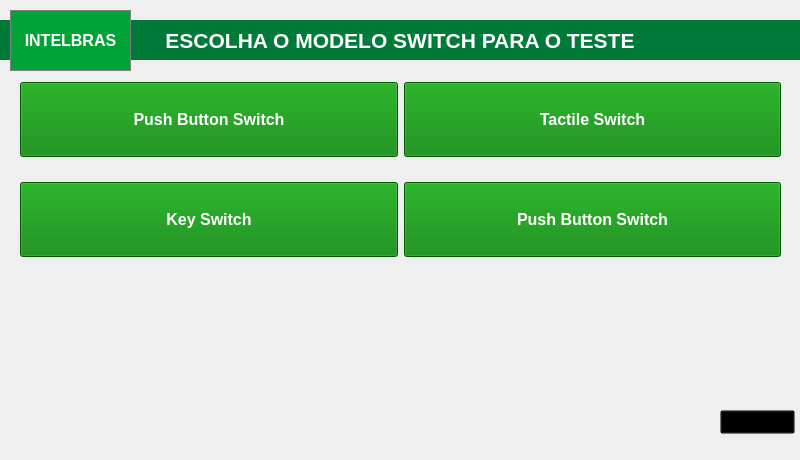
<?xml version="1.0" encoding="UTF-8"?>
<ui version="4.0">
 <class>StackedWidget</class>
 <widget class="QStackedWidget" name="StackedWidget">
  <property name="geometry">
   <rect>
    <x>0</x>
    <y>0</y>
    <width>800</width>
    <height>460</height>
   </rect>
  </property>
  <property name="windowTitle">
   <string>StackedWidget</string>
  </property>
  <property name="currentIndex">
   <number>1</number>
  </property>
  <widget class="QWidget" name="page">
   <widget class="QLabel" name="label">
    <property name="geometry">
     <rect>
      <x>0</x>
      <y>20</y>
      <width>800</width>
      <height>40</height>
     </rect>
    </property>
    <property name="maximumSize">
     <size>
      <width>800</width>
      <height>100</height>
     </size>
    </property>
    <property name="font">
     <font>
      <family>Segoe UI</family>
      <pointsize>16</pointsize>
      <bold>true</bold>
     </font>
    </property>
    <property name="statusTip">
     <string/>
    </property>
    <property name="styleSheet">
     <string notr="true">background-color: #007A39; color: white;</string>
    </property>
    <property name="text">
     <string>ESCOLHA O MODELO SWITCH PARA O TESTE</string>
    </property>
    <property name="alignment">
     <set>Qt::AlignmentFlag::AlignCenter</set>
    </property>
   </widget>
   <widget class="QLabel" name="label_2">
    <property name="geometry">
     <rect>
      <x>10</x>
      <y>10</y>
      <width>121</width>
      <height>61</height>
     </rect>
    </property>
    <property name="font">
     <font>
      <pointsize>12</pointsize>
      <bold>true</bold>
     </font>
    </property>
    <property name="statusTip">
     <string/>
    </property>
    <property name="styleSheet">
     <string notr="true">background-color: #00A336; color: white; border: 1px solid grey;</string>
    </property>
    <property name="text">
     <string>INTELBRAS</string>
    </property>
    <property name="alignment">
     <set>Qt::AlignmentFlag::AlignCenter</set>
    </property>
   </widget>
   <widget class="QWidget" name="horizontalLayoutWidget_2">
    <property name="geometry">
     <rect>
      <x>20</x>
      <y>180</y>
      <width>761</width>
      <height>80</height>
     </rect>
    </property>
    <property name="statusTip">
     <string/>
    </property>
    <layout class="QHBoxLayout" name="horizontalLayout_2">
     <item>
      <widget class="QPushButton" name="button_model_c">
       <property name="maximumSize">
        <size>
         <width>400</width>
         <height>75</height>
        </size>
       </property>
       <property name="font">
        <font>
         <pointsize>12</pointsize>
         <bold>true</bold>
        </font>
       </property>
       <property name="statusTip">
        <string/>
       </property>
       <property name="styleSheet">
        <string notr="true">background-color: #008000; color: white;</string>
       </property>
       <property name="text">
        <string>Key Switch</string>
       </property>
      </widget>
     </item>
     <item>
      <widget class="QPushButton" name="button_model_d">
       <property name="maximumSize">
        <size>
         <width>400</width>
         <height>75</height>
        </size>
       </property>
       <property name="font">
        <font>
         <pointsize>12</pointsize>
         <bold>true</bold>
        </font>
       </property>
       <property name="statusTip">
        <string/>
       </property>
       <property name="styleSheet">
        <string notr="true">background-color: #008000; color: white;</string>
       </property>
       <property name="text">
        <string>Push Button Switch</string>
       </property>
      </widget>
     </item>
    </layout>
   </widget>
   <widget class="QWidget" name="horizontalLayoutWidget">
    <property name="geometry">
     <rect>
      <x>20</x>
      <y>90</y>
      <width>761</width>
      <height>80</height>
     </rect>
    </property>
    <property name="statusTip">
     <string/>
    </property>
    <layout class="QHBoxLayout" name="horizontalLayout">
     <item>
      <widget class="QPushButton" name="button_model_a">
       <property name="maximumSize">
        <size>
         <width>400</width>
         <height>75</height>
        </size>
       </property>
       <property name="font">
        <font>
         <pointsize>12</pointsize>
         <bold>true</bold>
        </font>
       </property>
       <property name="statusTip">
        <string/>
       </property>
       <property name="styleSheet">
        <string notr="true">background-color: #008000; color: white;</string>
       </property>
       <property name="text">
        <string>Toggle Switch</string>
       </property>
      </widget>
     </item>
     <item>
      <widget class="QPushButton" name="button_model_b">
       <property name="maximumSize">
        <size>
         <width>400</width>
         <height>75</height>
        </size>
       </property>
       <property name="font">
        <font>
         <pointsize>12</pointsize>
         <bold>true</bold>
        </font>
       </property>
       <property name="statusTip">
        <string/>
       </property>
       <property name="styleSheet">
        <string notr="true">background-color: #008000; color: white;</string>
       </property>
       <property name="text">
        <string>Lever Switch</string>
       </property>
      </widget>
     </item>
    </layout>
   </widget>
   <widget class="QWidget" name="horizontalLayoutWidget_3">
    <property name="geometry">
     <rect>
      <x>20</x>
      <y>270</y>
      <width>761</width>
      <height>80</height>
     </rect>
    </property>
    <property name="statusTip">
     <string/>
    </property>
    <layout class="QHBoxLayout" name="horizontalLayout_3">
     <item>
      <widget class="QPushButton" name="button_model_e">
       <property name="maximumSize">
        <size>
         <width>400</width>
         <height>75</height>
        </size>
       </property>
       <property name="font">
        <font>
         <pointsize>12</pointsize>
         <bold>true</bold>
        </font>
       </property>
       <property name="statusTip">
        <string/>
       </property>
       <property name="styleSheet">
        <string notr="true">background-color: #008000; color: white;</string>
       </property>
       <property name="text">
        <string>Dual In-line Package Switch</string>
       </property>
      </widget>
     </item>
     <item>
      <widget class="QPushButton" name="button_model_f">
       <property name="maximumSize">
        <size>
         <width>400</width>
         <height>75</height>
        </size>
       </property>
       <property name="font">
        <font>
         <pointsize>12</pointsize>
         <bold>true</bold>
        </font>
       </property>
       <property name="statusTip">
        <string/>
       </property>
       <property name="styleSheet">
        <string notr="true">background-color: #008000; color: white;</string>
       </property>
       <property name="text">
        <string>Reed Switch</string>
       </property>
      </widget>
     </item>
    </layout>
   </widget>
   <widget class="QPushButton" name="button_switch_screen">
    <property name="geometry">
     <rect>
      <x>700</x>
      <y>410</y>
      <width>75</width>
      <height>24</height>
     </rect>
    </property>
    <property name="font">
     <font>
      <pointsize>18</pointsize>
      <bold>true</bold>
     </font>
    </property>
    <property name="statusTip">
     <string/>
    </property>
    <property name="styleSheet">
     <string notr="true">background-color: transparent;</string>
    </property>
    <property name="text">
     <string>&gt;</string>
    </property>
   </widget>
  </widget>
  <widget class="QWidget" name="page_2">
   <widget class="QWidget" name="horizontalLayoutWidget_5">
    <property name="geometry">
     <rect>
      <x>20</x>
      <y>80</y>
      <width>761</width>
      <height>80</height>
     </rect>
    </property>
    <layout class="QHBoxLayout" name="horizontalLayout_8">
     <item>
      <widget class="QPushButton" name="button_model_a_3">
       <property name="maximumSize">
        <size>
         <width>400</width>
         <height>75</height>
        </size>
       </property>
       <property name="font">
        <font>
         <pointsize>12</pointsize>
         <bold>true</bold>
        </font>
       </property>
       <property name="styleSheet">
        <string notr="true">background-color: #008000; color: white;</string>
       </property>
       <property name="text">
        <string>Push Button Switch</string>
       </property>
      </widget>
     </item>
     <item>
      <widget class="QPushButton" name="button_model_b_3">
       <property name="maximumSize">
        <size>
         <width>400</width>
         <height>75</height>
        </size>
       </property>
       <property name="font">
        <font>
         <pointsize>12</pointsize>
         <bold>true</bold>
        </font>
       </property>
       <property name="styleSheet">
        <string notr="true">background-color: #008000; color: white;</string>
       </property>
       <property name="text">
        <string>Tactile Switch</string>
       </property>
      </widget>
     </item>
    </layout>
   </widget>
   <widget class="QWidget" name="horizontalLayoutWidget_4">
    <property name="geometry">
     <rect>
      <x>20</x>
      <y>180</y>
      <width>761</width>
      <height>80</height>
     </rect>
    </property>
    <layout class="QHBoxLayout" name="horizontalLayout_7">
     <item>
      <widget class="QPushButton" name="button_model_c_3">
       <property name="maximumSize">
        <size>
         <width>400</width>
         <height>75</height>
        </size>
       </property>
       <property name="font">
        <font>
         <pointsize>12</pointsize>
         <bold>true</bold>
        </font>
       </property>
       <property name="styleSheet">
        <string notr="true">background-color: #008000; color: white;</string>
       </property>
       <property name="text">
        <string>Key Switch</string>
       </property>
      </widget>
     </item>
     <item>
      <widget class="QPushButton" name="button_model_d_3">
       <property name="maximumSize">
        <size>
         <width>400</width>
         <height>75</height>
        </size>
       </property>
       <property name="font">
        <font>
         <pointsize>12</pointsize>
         <bold>true</bold>
        </font>
       </property>
       <property name="styleSheet">
        <string notr="true">background-color: #008000; color: white;</string>
       </property>
       <property name="text">
        <string>Push Button Switch</string>
       </property>
      </widget>
     </item>
    </layout>
   </widget>
   <widget class="QLabel" name="label_3">
    <property name="geometry">
     <rect>
      <x>0</x>
      <y>20</y>
      <width>800</width>
      <height>40</height>
     </rect>
    </property>
    <property name="maximumSize">
     <size>
      <width>800</width>
      <height>100</height>
     </size>
    </property>
    <property name="font">
     <font>
      <family>Segoe UI</family>
      <pointsize>16</pointsize>
      <bold>true</bold>
     </font>
    </property>
    <property name="styleSheet">
     <string notr="true">background-color: #007A39; color: white;</string>
    </property>
    <property name="text">
     <string>ESCOLHA O MODELO SWITCH PARA O TESTE</string>
    </property>
    <property name="alignment">
     <set>Qt::AlignmentFlag::AlignCenter</set>
    </property>
   </widget>
   <widget class="QLabel" name="label_4">
    <property name="geometry">
     <rect>
      <x>10</x>
      <y>10</y>
      <width>121</width>
      <height>61</height>
     </rect>
    </property>
    <property name="font">
     <font>
      <pointsize>12</pointsize>
      <bold>true</bold>
     </font>
    </property>
    <property name="styleSheet">
     <string notr="true">background-color: #00A336; color: white; border: 1px solid grey;</string>
    </property>
    <property name="text">
     <string>INTELBRAS</string>
    </property>
    <property name="alignment">
     <set>Qt::AlignmentFlag::AlignCenter</set>
    </property>
   </widget>
   <widget class="QPushButton" name="button_switch_screen_2">
    <property name="geometry">
     <rect>
      <x>720</x>
      <y>410</y>
      <width>75</width>
      <height>24</height>
     </rect>
    </property>
    <property name="font">
     <font>
      <pointsize>18</pointsize>
      <bold>true</bold>
     </font>
    </property>
    <property name="statusTip">
     <string/>
    </property>
    <property name="styleSheet">
     <string notr="true">background-color: transparent;</string>
    </property>
    <property name="text">
     <string>&lt;</string>
    </property>
   </widget>
  </widget>
 </widget>
 <resources/>
 <connections/>
</ui>
